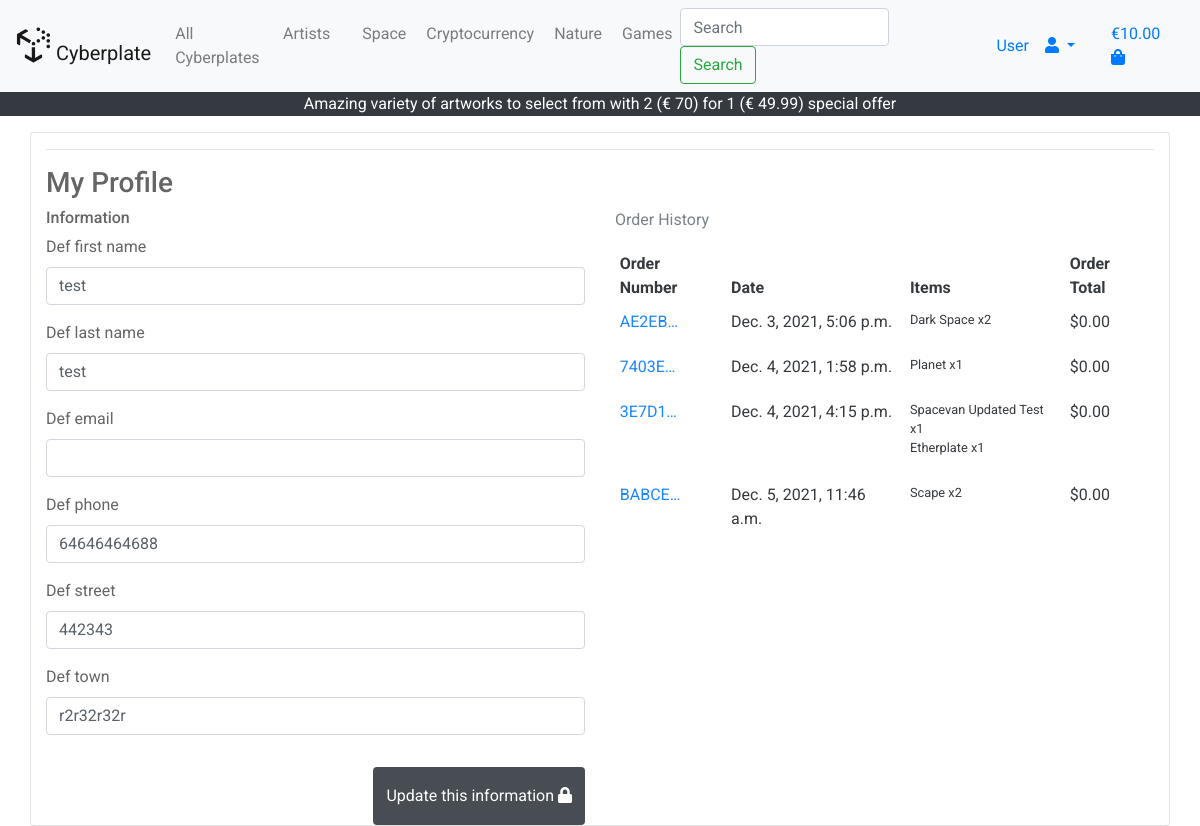
The page /profile/ (signed in) on the database as committed earlier.
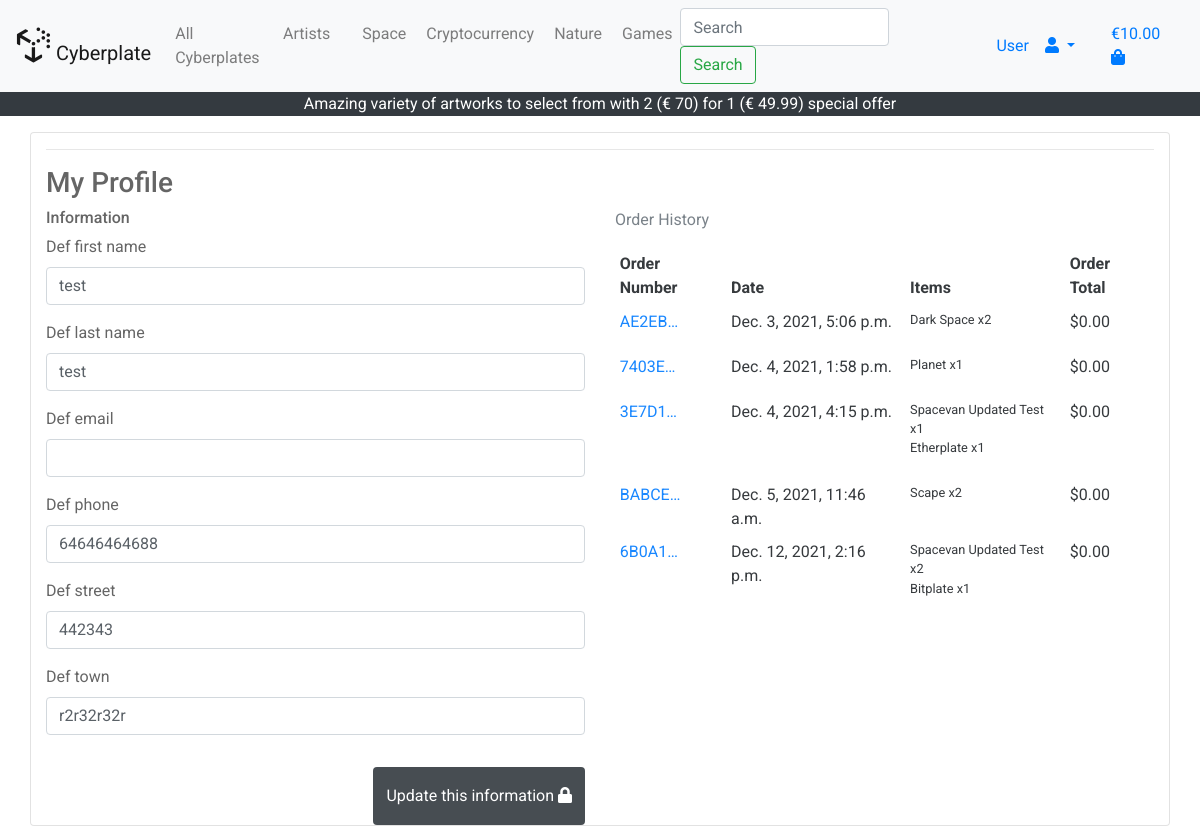
The same page on the database as committed later.
### profiles/models.py (models this page shows, shortened)
class UserProfile(models.Model):
    user = models.OneToOneField(User, on_delete=models.CASCADE)
    def_first_name = models.CharField(max_length=50, null=True, blank=True)
    def_last_name = models.CharField(max_length=50, null=True, blank=True)
    def_email = models.EmailField(max_length=50, null=True, blank=True)
    def_phone = models.CharField(max_length=50, null=True, blank=True)
    def_street = models.CharField(max_length=100, null=True, blank=True)
    def_town = models.CharField(max_length=100, null=True, blank=True)

### checkout/models.py (models this page shows, shortened)
class Order(models.Model):
    users_order_number = models.CharField(max_length=50,
                                          null=False, editable=False)
    user_profile = models.ForeignKey(UserProfile, on_delete=models.SET_NULL,
                                     null=True, blank=True,
                                     related_name='orders')
    first_name = models.CharField(max_length=50, null=False, blank=False)
    last_name = models.CharField(max_length=50, null=False, blank=False)
    email = models.EmailField(max_length=50, null=False, blank=False)
    phone = models.CharField(max_length=50, null=False, blank=False)
    street = models.CharField(max_length=100, null=False, blank=False)
    town = models.CharField(max_length=100, null=False, blank=True)
    country = models.CharField(max_length=100, null=False, blank=True)
    order_date = models.DateTimeField(auto_now_add=True)
    order_total = models.DecimalField(max_digits=8,
                                      decimal_places=2, null=False, default=0)
    grand_total = models.DecimalField(max_digits=8,
                                      decimal_places=2, null=False, default=0)
    original_bag = models.TextField(null=False, blank=False, default='')
    stripe_pid = models.CharField(max_length=254,
                                  null=False, blank=False, default='')
    def order_number(self):
        return uuid.uuid4().hex.upper()

class OrderItem(models.Model):
    order_item = models.ForeignKey(Order, null=False, blank=False,
                                   on_delete=models.CASCADE,
                                   related_name='lineitems')
    product = models.ForeignKey(Product, null=False,
                                blank=False, on_delete=models.CASCADE)
    quantity = models.IntegerField(null=False, blank=False, default=0)
    lineitem_total = models.DecimalField(max_digits=6, decimal_places=2,
                                         null=False, blank=False)

### products/models.py (models this page shows, shortened)
class Product(models.Model):
    product_category = models.ForeignKey('Product_Category',
                                         null=True, on_delete=models.SET_NULL)
    artist = models.ForeignKey('Artist', null=True, on_delete=models.SET_NULL)
    name = models.CharField(max_length=30)
    description = models.TextField()
    price = models.DecimalField(max_digits=4, decimal_places=2)
    image_url = models.URLField(null=True, blank=True, max_length=1000)
    image = models.ImageField(null=True, blank=True)
    product_key = models.IntegerField(null=True, blank=True)

### profiles/views.py (the view, shortened to what this page needs)
# urls.py: path('profile/', include('profiles.urls')),
@login_required
def profile(request):
    profile = get_object_or_404(UserProfile, user=request.user)
    form = UsersProfileForm(instance=profile)
    orders = profile.orders.all()
    template = 'profiles/profile.html'
    context = {
        'form': form,
        'orders': orders,
        'on_profile_page': True
    }
    return render(request, template, context)

### profiles/forms.py (shortened to what this page needs)
class UsersProfileForm(forms.ModelForm):
    class Meta:
        model = UserProfile
        exclude = ('user',)

### shopping_bag/context.py (called while the page is built, shortened)
def bag_contents(request):
    bag_items = []
    total = 0
    product_count = 0
    bag = request.session.get('bag', {})
    if total < settings.FREE_DELIVERY_THRESHOLD:
        delivery = 10
        free_delivery_delta = settings.FREE_DELIVERY_THRESHOLD - total
    else:
        delivery = 0
        free_delivery_delta = 0
    grand_total = delivery + total
    context = {
        'bag_items': bag_items,
        'total': total,
        'product_count': product_count,
        'delivery': delivery,
        'free_delivery_delta': free_delivery_delta,
        'free_delivery_threshold': settings.FREE_DELIVERY_THRESHOLD,
        'grand_total': grand_total,
    }
    return context

### profiles/templates/profiles/profile.html (shortened to what this page needs)
{% extends "base.html" %}
{% load static %}
{% block content %}
<div class="container h-100">
    <div class="row h-100">
        <div class="col card">
            <hr>
            <h3 class="logo-font">My Profile</h3>
            <div class="row">
                <div class="col-lg-6">
                    <h6 class="logo-font">Information</h6>
                    <form action="{% url 'profile' %}" method="POST" id="user-profile-form">
                        {{ form|crispy }}
                        <button class="btn float-right bg-dark rounded-3 py-3 text-white mt-3"
                            id="btnUpdateProfile">Update this information <i class="fas fa-lock"></i>
                        </button>
                    </form>
                </div>
                <div class="col-lg-6">
                    <p class="text-muted">Order History</p>
                    <div class="order-history table-responsive">
                        <table class="table table-sm table-borderless">
                            <thead>
                                <tr>
                                    <th>Order Number</th>
                                    <th>Date</th>
                                    <th>Items</th>
                                    <th>Order Total</th>
                                </tr>
                            </thead>
                            <tbody>
                                {% for order in orders %}
                                <tr>
                                    <td>
                                        <a href="{% url 'order_history' order.users_order_number %}"
                                            title="{{ order.order_number }}">
                                            {{ order.order_number|truncatechars:6 }}
                                        </a>
                                    </td>
                                    <td>{{ order.order_date }}</td>
                                    <td>
                                        <ul class="list-unstyled">
                                            {% for item in order.lineitems.all %}
                                            <li class="small">
                                                {{ item.product.name }} x{{ item.quantity }}
                                            </li>
                                            {% endfor %}
                                        </ul>
                                    </td>
                                    <td>${{ order.order_total }}</td>
                                </tr>
                                {% endfor %}
                            </tbody>
                        </table>
                    </div>
                </div>
            </div>
        </div>
    </div>
</div>
{% endblock %}

### templates/base.html (shortened to what this page needs)
<!DOCTYPE html>
{% load static %}
<html lang="en">
<head>
  {% block corecss %}
  <link rel="stylesheet" href="https://stackpath.bootstrapcdn.com/bootstrap/4.4.1/css/bootstrap.min.css"
>
  <link rel="stylesheet" href="https://use.fontawesome.com/releases/v5.15.4/css/all.css"
>
  <link rel="stylesheet" href="{% static 'css/base.css' %}">
  {% endblock %}
</head>
<body>
  <nav class="navbar navbar-expand-lg navbar-light bg-light">
    <a class="navbar-brand" href="/">
      <i class="fab fa-uncharted fa-2x"></i> Cyberplate
    </a>
    <div class="collapse navbar-collapse" id="navbarSupportedContent">
      <ul class="navbar-nav mr-auto">
        <li class="nav-item">
          <a class="nav-link" href="/products/">All Cyberplates</a>
        </li>
        <li class="nav-item">
          <a class="nav-link" href="/products/artists/">Artists</a>
        </li>
        <li class="nav-item ml-3">
          <a class="nav nav-link" href="/products/?category_selected=1">Space</a>
        </li>
        <li class="nav-item ml-1">
          <a class="nav nav-link" href="/products/?category_selected=2">Cryptocurrency</a>
        </li>
        <li class="nav-item ml-1">
          <a class="nav nav-link" href="/products/?category_selected=3">Nature</a>
        </li>
        <li class="nav-item ml-1">
          <a class="nav nav-link" href="/products/?category_selected=4">Games</a>
        </li>
      </ul>
        </div>
      <form class="form-inline my-2 my-lg-0 ml-auto" method="GET" action="/products/">
        <input class="form-control mr-sm-2" type="search" NAME="search" placeholder="Search" aria-label="Search">
        <button class="btn btn-outline-success my-2 my-sm-0" type="submit">Search</button>
      </form>
      <div class="nav-item nav nav-link dropdown">
        <a class="nav-link nav dropdown-toggle" href="#" id="navbarDropdown" role="button" data-toggle="dropdown"
          aria-haspopup="true" aria-expanded="false">User<i class=" ml-3 fas fa-user"></i>
        </a>
      </div>
      <a href="/shopping_bag/shopping_bag">
        <p class="my-1 ml-1 mr-2">
          €10.00
          <i class="fas fa-shopping-bag"></i>
        </p>
      </a>
  </nav>
  <div class="text-center">
    <p class="navbar-light bg-dark text-white mx-auto">
      Amazing variety of artworks to select from with 2 (€ {{ free_delivery_threshold }}) for 1 (€ 49.99) special offer
    </p>
  </div>
  {% block content %}
  {% endblock %}
</body>
</html>

### static/css/base.css (style rules this page uses)
html { height: 100%; font-family: 'Roboto', sans-serif; }
body { background: url('../../media/ms4background.jpg') no-repeat center center fixed; background-size: cover; height: calc(100vh - 164px); color: #555; font-family: 'Roboto', sans-serif; }
.card { opacity: 0.9 }

Rows that differ between the two databases and show on the page:
added Order: order_number "6B0A1…", order_date "Dec. 12, 2021, 2:16 p.m.", order_total "0.00"
added OrderItem: product.name "Spacevan Updated Test", quantity "2", shown under "6B0A1…"
added OrderItem: product.name "Bitplate", quantity "1", shown under "6B0A1…"
